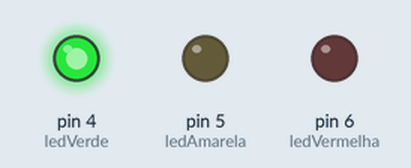
Bench run of a sketch on a simulated Arduino Uno, built with avr-gcc and run on an emulated ATmega328P. On the bench: output pins drawn as LEDs (lit = HIGH).

Above: at 2.5 s.
At 5.3 s:
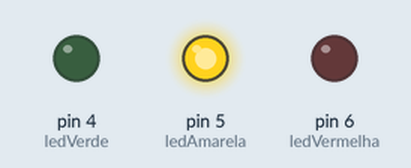
At 8.2 s:
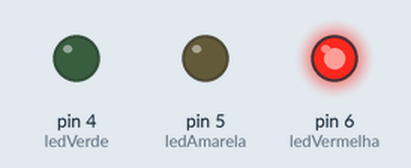
At 10.75 s:
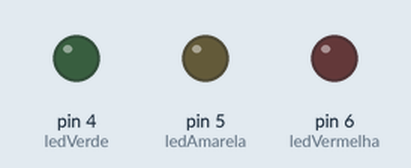
Timing chart, 0 to 14.0 s (numbered marks = the images above):
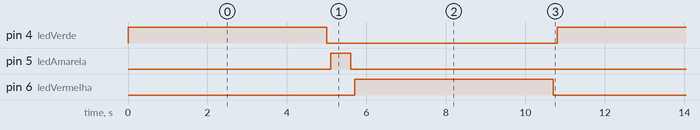

Measured:
- by itself, pin 4 (ledVerde), pin 6 (ledVermelha): alternates HIGH for 5.0 s and LOW for 5.8 s
- by itself, pin 5 (ledAmarela): alternates HIGH for 0.50 s and LOW for 10.3 s
- by itself, everything shown: repeats every 10.8 s, in 6 steps

The sketch:

semaforoAutomatico.ino
```cpp
int ledVerde = 4;
int ledAmarela = 5;
int ledVermelha = 6;

void setup() {
  // Onde colocamos códigos de incialização:
  pinMode(ledVerde, OUTPUT); // configura o pino digital 4 como saída
  pinMode(ledAmarela, OUTPUT); // configura o pino digital 5 como saída
  pinMode(ledVermelha, OUTPUT); // configura o pino digital 6 como saída
}

void loop() {
  // Onde colocamos códigos que sempre serão executados:
  // Pino ledVerde

  digitalWrite(ledVerde, HIGH); // Ativa o pino digital 4
  delay(5000); // espera por um segundo

  digitalWrite(ledVerde, LOW); // desativa o pino digital 4
  delay(100); // espera por um segundo

  // Pino 5

  digitalWrite(ledAmarela, HIGH); // Ativa o pino digital 5
  delay(500); // espera por um segundo

  digitalWrite(ledAmarela, LOW); // desativa o pino digital 5
  delay(100); // espera por um segundo

  // Pino 6

  digitalWrite(ledVermelha, HIGH); // Ativa o pino digital 6
  delay(5000); // espera por um segundo

  digitalWrite(ledVermelha, LOW); // desativa o pino digital 6
  delay(100); // espera por um segundo
}
```
